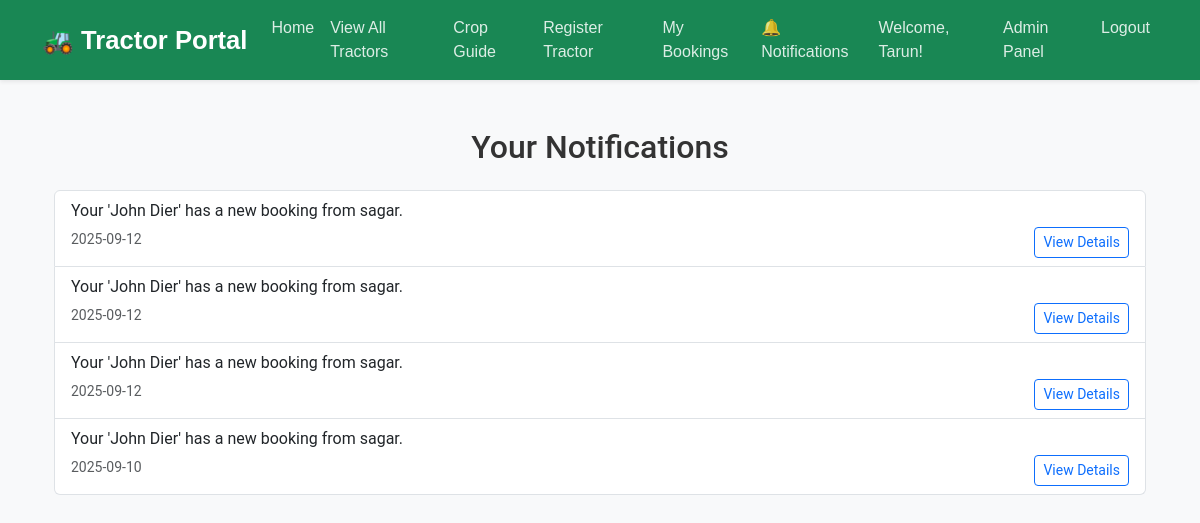
Page /notifications (signed in) on the committed database.
### tables this page shows
CREATE TABLE notifications (
        id INTEGER PRIMARY KEY AUTOINCREMENT,
        user_id INTEGER NOT NULL, -- The user who will RECEIVE the notification
        message TEXT NOT NULL,
        link TEXT, -- A URL to go to when the notification is clicked
        is_read INTEGER NOT NULL DEFAULT 0, -- 0 for unread, 1 for read
        created_at TIMESTAMP DEFAULT CURRENT_TIMESTAMP,
        FOREIGN KEY (user_id) REFERENCES users (id)
    );

### app.py (the view)
@app.route('/notifications')
def notifications():
    if 'user_id' not in session:
        flash('You must be logged in.', 'warning')
        return redirect(url_for('login'))
    user_id = session['user_id']
    conn = get_db()
    user_notifications = conn.execute('SELECT * FROM notifications WHERE user_id = ? ORDER BY created_at DESC', (user_id,)).fetchall()
    conn.execute('UPDATE notifications SET is_read = 1 WHERE user_id = ?', (user_id,))
    conn.commit()
    return render_template('notifications.html', notifications=user_notifications)

### app.py (called while the page is built)
def get_db():
    if 'db' not in g:
        g.db = sqlite3.connect(DATABASE)
        g.db.row_factory = sqlite3.Row
    return g.db

@app.context_processor
def inject_notifications():
    if 'user_id' in session:
        conn = get_db()
        count = conn.execute(
            'SELECT COUNT(id) FROM notifications WHERE user_id = ? AND is_read = 0',
            (session['user_id'],)
        ).fetchone()[0]
        return dict(notification_count=count)
    return dict(notification_count=0)

### templates/notifications.html (shortened to what this page needs)
{% extends 'base.html' %}
{% block content %}
<div class="container my-5">
    <h2 class="text-center mb-4">Your Notifications</h2>
    {% if notifications %}
        <ul class="list-group">
            {% for notification in notifications %}
            <li class="list-group-item">
                <p class="mb-1">{{ notification['message'] }}</p>
                <small class="text-muted">{{ notification['created_at'].split(' ')[0] }}</small>
                <a href="{{ notification['link'] }}" class="btn btn-sm btn-outline-primary float-end">View Details</a>
            </li>
            {% endfor %}
        </ul>
    {% else %}
        <div class="alert alert-info text-center">
            You have no notifications.
        </div>
    {% endif %}
</div>
{% endblock %}

### static/style.css (style rules this page uses)
body { font-family: 'Roboto', sans-serif; background-color: #f8f9fa; color: #333; }

### rows in the picture
notifications: message "Your 'John Dier' has a new booking from sagar.", created_at "2025-09-12"
notifications: message "Your 'John Dier' has a new booking from sagar.", created_at "2025-09-12"
notifications: message "Your 'John Dier' has a new booking from sagar.", created_at "2025-09-12"
notifications: message "Your 'John Dier' has a new booking from sagar.", created_at "2025-09-10"

### other values in the picture
{{ session['username'] }} "Tarun"
